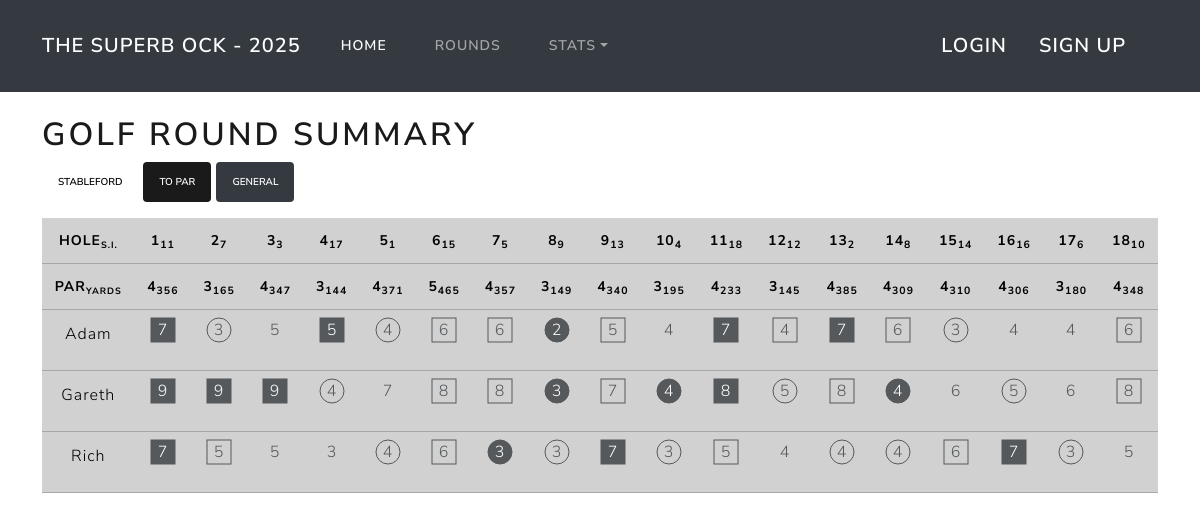
/rounds/20, run on the app's committed database.
### superb_ock/models.py (models this page shows, shortened)
class Player(models.Model):
    first_name = models.CharField(max_length=20,null=True)
    second_name = models.CharField(max_length=20,null=True)
    ocks = models.IntegerField(default=0)
    handedness = models.CharField(max_length=20,default='Right')
    picture = models.ImageField(blank=True,null=True)
    info = models.TextField(blank=True,null=True)
    slug = models.SlugField(default="", null=False)

### superb_ock/views.py (the view)
# urls.py: path("rounds/<int:round_id>",views.GolfRoundView.as_view() , name="golf_round"),
class GolfRoundView(View):
    template_name = "superb_ock/rounds/round.html"
    def get(self, request, round_id):
        scores = (
            Score.objects.filter(golf_round__id=round_id)
            .select_related()
            .order_by("player__first_name")
            .values(
                "player_id",
                "shots_taken",
                "stableford",
                "player__first_name",
                "hole__hole_number",
                "hole__par",
                "hole__yards",
                "hole__stroke_index",
            )
        )
        grouped_summary = defaultdict(
            lambda: {"total_shots": 0, "total_stableford": 0, "scores": []}
        )
        for item in scores:
            player_id = item["player__first_name"]
            grouped_summary[player_id]["total_shots"] += (
                item["shots_taken"] if item["shots_taken"] else 0
            )
            grouped_summary[player_id]["total_stableford"] += (
                item["stableford"] if item["stableford"] else 0
            )
            grouped_summary[player_id]["scores"].append(item)
        grouped_data = dict(grouped_summary)
        return render(
            request,
            self.template_name,
            context={"scores": grouped_data, "round_id": round_id},
        )

### superb_ock/templates/superb_ock/rounds/round.html (shortened to what this page needs)
{% extends "superb_ock/base.html" %}
{% block content %}
{% load mathfilters %}
<h1 class="mt-4">Golf Round Summary</h1>
<div class="mb-3">
    <button class="btn btn-secondary btn-sm" onclick="showTable('to_stableford')">Stableford</button>
    <button class="btn btn-primary btn-sm" onclick="showTable('to_par')">To Par</button>
    <button class="btn btn-dark btn-sm" onclick="showTable('general')">General</button>
</div>
<div class="table-responsive">
    <table class="table table-primary table-sm">
        {% include "superb_ock/rounds/partials/golf_table_header.html" %}
        {% include "superb_ock/rounds/partials/tbody_to_stableford.html" %}
    </table>
</div>
{% endblock content %}

### superb_ock/templates/superb_ock/rounds/partials/tbody_to_stableford.html (shortened to what this page needs)
<tbody name="to_stableford">
    {% for player_name, player_data in scores.items %}
        <tr style="text-align: center;">
            <td scope="row">{{ player_name }}</td>
            {% for score_sum in player_data.scores %}
                {% if score_sum.shots_taken %}
                <td style="padding: 5px; text-align: center;">
                    <svg width="30px" height="50px">
                        {% if score_sum.stableford >= 4 %}
                        <circle cx="15" cy="15" r="12" stroke="var(--bs-body-color)" fill="var(--bs-body-color)"></circle>
                        {% elif score_sum.stableford == 3 %}
                        <circle cx="15" cy="15" r="12" stroke="var(--bs-body-color)" fill="None"></circle>
                        {% elif score_sum.stableford == 1 %}
                        <rect x="3" y="3" width="24" height="24" stroke="var(--bs-body-color)" fill="None"></rect>
                        {% elif score_sum.stableford == 0 %}
                        <rect x="3" y="3" width="24" height="24" stroke="var(--bs-body-color)" fill="var(--bs-body-color)"></rect>
                        {% endif %}
                        <text x="15" y="16"
                            fill="{% if score_sum.stableford == 0 or score_sum.stableford >= 4 %}var(--bs-body-bg){% else %}var(--bs-body-color){% endif %}"
                            text-anchor="middle"
                            alignment-baseline="middle">
                            {{ score_sum.shots_taken }}
                        </text>
                    </svg>
                </td>
                {% else %}
                <td style="padding: 5px; text-align: center;"></td>
                {% endif %}
            {% endfor %}
        </tr>
    {% endfor %}
</tbody>

### data on the page
Player: first_name "Adam", shots_taken "7" "3" "5" "5" "4" "6" "6" "2" "5" "4" "7" "4" "7" "6" "3" "4" "4" "6"
Player: first_name "Gareth", shots_taken "9" "9" "9" "4" "7" "8" "8" "3" "7" "4" "8" "5" "8" "4" "6" "5" "6" "8"
Player: first_name "Rich", shots_taken "7" "5" "5" "3" "4" "6" "3" "3" "7" "3" "5" "4" "4" "4" "6" "7" "3" "5"

### other printed values
{{ score.hole__hole_number }} "1" "2" "3" "4" "5" "6" "7" "8" "9" "10" "11" "12" "13" "14" "15" "16" "17" "18"
{{ score.hole__stroke_index }} "11" "7" "3" "17" "1" "15" "5" "9" "13" "4" "18" "12" "2" "8" "14" "16" "6" "10"
{{ score.hole__par }} "4" "3" "4" "3" "4" "5" "4" "3" "4" "3" "4" "3" "4" "4" "4" "4" "3" "4"
{{ score.hole__yards }} "356" "165" "347" "144" "371" "465" "357" "149" "340" "195" "233" "145" "385" "309" "310" "306" "180" "348"
